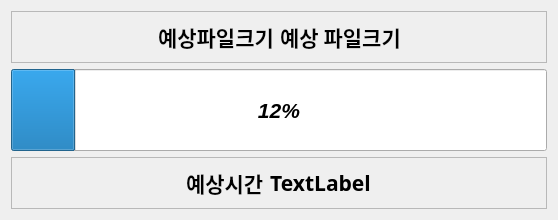
<?xml version="1.0" encoding="UTF-8"?>
<ui version="4.0">
 <class>Dialog</class>
 <widget class="QDialog" name="Dialog">
  <property name="windowModality">
   <enum>Qt::ApplicationModal</enum>
  </property>
  <property name="geometry">
   <rect>
    <x>0</x>
    <y>0</y>
    <width>558</width>
    <height>220</height>
   </rect>
  </property>
  <property name="windowTitle">
   <string>Download</string>
  </property>
  <layout class="QVBoxLayout" name="verticalLayout">
   <item>
    <widget class="QFrame" name="frame">
     <property name="frameShape">
      <enum>QFrame::StyledPanel</enum>
     </property>
     <property name="frameShadow">
      <enum>QFrame::Raised</enum>
     </property>
     <layout class="QHBoxLayout" name="horizontalLayout">
      <item>
       <spacer name="horizontalSpacer">
        <property name="orientation">
         <enum>Qt::Horizontal</enum>
        </property>
        <property name="sizeHint" stdset="0">
         <size>
          <width>129</width>
          <height>20</height>
         </size>
        </property>
       </spacer>
      </item>
      <item>
       <layout class="QFormLayout" name="formLayout">
        <property name="formAlignment">
         <set>Qt::AlignLeading|Qt::AlignLeft|Qt::AlignVCenter</set>
        </property>
        <item row="0" column="1">
         <widget class="QLabel" name="label_fileSize">
          <property name="sizePolicy">
           <sizepolicy hsizetype="Preferred" vsizetype="Preferred">
            <horstretch>0</horstretch>
            <verstretch>0</verstretch>
           </sizepolicy>
          </property>
          <property name="font">
           <font>
            <family>Ubuntu Condensed</family>
            <pointsize>16</pointsize>
            <bold>true</bold>
           </font>
          </property>
          <property name="text">
           <string>예상 파일크기</string>
          </property>
          <property name="alignment">
           <set>Qt::AlignCenter</set>
          </property>
         </widget>
        </item>
        <item row="0" column="0">
         <widget class="QLabel" name="label_2">
          <property name="font">
           <font>
            <family>Ubuntu Condensed</family>
            <pointsize>16</pointsize>
            <bold>true</bold>
           </font>
          </property>
          <property name="text">
           <string>예상파일크기</string>
          </property>
         </widget>
        </item>
       </layout>
      </item>
      <item>
       <spacer name="horizontalSpacer_2">
        <property name="orientation">
         <enum>Qt::Horizontal</enum>
        </property>
        <property name="sizeHint" stdset="0">
         <size>
          <width>129</width>
          <height>20</height>
         </size>
        </property>
       </spacer>
      </item>
     </layout>
    </widget>
   </item>
   <item>
    <widget class="QProgressBar" name="progressBar">
     <property name="sizePolicy">
      <sizepolicy hsizetype="Preferred" vsizetype="Preferred">
       <horstretch>0</horstretch>
       <verstretch>1</verstretch>
      </sizepolicy>
     </property>
     <property name="font">
      <font>
       <pointsize>16</pointsize>
       <italic>true</italic>
       <bold>true</bold>
      </font>
     </property>
     <property name="value">
      <number>12</number>
     </property>
    </widget>
   </item>
   <item>
    <widget class="QFrame" name="frame_2">
     <property name="frameShape">
      <enum>QFrame::StyledPanel</enum>
     </property>
     <property name="frameShadow">
      <enum>QFrame::Raised</enum>
     </property>
     <layout class="QHBoxLayout" name="horizontalLayout_2">
      <item>
       <spacer name="horizontalSpacer_3">
        <property name="orientation">
         <enum>Qt::Horizontal</enum>
        </property>
        <property name="sizeHint" stdset="0">
         <size>
          <width>171</width>
          <height>20</height>
         </size>
        </property>
       </spacer>
      </item>
      <item>
       <layout class="QFormLayout" name="formLayout_2">
        <property name="formAlignment">
         <set>Qt::AlignLeading|Qt::AlignLeft|Qt::AlignVCenter</set>
        </property>
        <item row="0" column="0">
         <widget class="QLabel" name="label">
          <property name="font">
           <font>
            <family>Ubuntu Condensed</family>
            <pointsize>16</pointsize>
            <bold>true</bold>
           </font>
          </property>
          <property name="text">
           <string>예상시간</string>
          </property>
         </widget>
        </item>
        <item row="0" column="1">
         <widget class="QLabel" name="label_TimeEstimated">
          <property name="font">
           <font>
            <family>Ubuntu Condensed</family>
            <pointsize>16</pointsize>
            <bold>true</bold>
           </font>
          </property>
          <property name="text">
           <string>TextLabel</string>
          </property>
          <property name="alignment">
           <set>Qt::AlignCenter</set>
          </property>
         </widget>
        </item>
       </layout>
      </item>
      <item>
       <spacer name="horizontalSpacer_4">
        <property name="orientation">
         <enum>Qt::Horizontal</enum>
        </property>
        <property name="sizeHint" stdset="0">
         <size>
          <width>171</width>
          <height>20</height>
         </size>
        </property>
       </spacer>
      </item>
     </layout>
    </widget>
   </item>
  </layout>
 </widget>
 <resources/>
 <connections/>
</ui>
